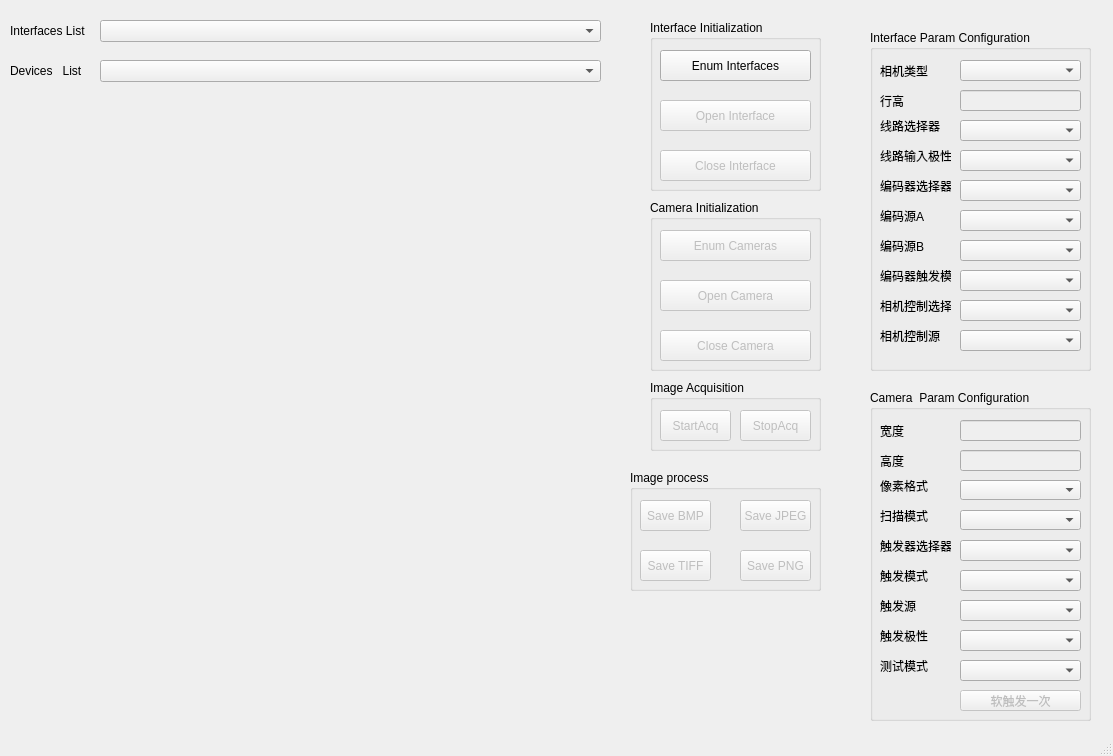
<?xml version="1.0" encoding="UTF-8"?>
<ui version="4.0">
 <class>MainWindow</class>
 <widget class="QMainWindow" name="MainWindow">
  <property name="geometry">
   <rect>
    <x>0</x>
    <y>0</y>
    <width>1113</width>
    <height>756</height>
   </rect>
  </property>
  <property name="windowTitle">
   <string>BasicDemoLineScan</string>
  </property>
  <widget class="QWidget" name="centralWidget">
   <widget class="QComboBox" name="ComboInterfaces">
    <property name="geometry">
     <rect>
      <x>100</x>
      <y>20</y>
      <width>501</width>
      <height>22</height>
     </rect>
    </property>
   </widget>
   <widget class="QWidget" name="widgetDisplay" native="true">
    <property name="geometry">
     <rect>
      <x>20</x>
      <y>110</y>
      <width>581</width>
      <height>551</height>
     </rect>
    </property>
   </widget>
   <widget class="QGroupBox" name="IntgroupBox">
    <property name="geometry">
     <rect>
      <x>650</x>
      <y>20</y>
      <width>171</width>
      <height>171</height>
     </rect>
    </property>
    <property name="title">
     <string>Interface Initialization</string>
    </property>
    <widget class="QPushButton" name="bnIntEnum">
     <property name="geometry">
      <rect>
       <x>10</x>
       <y>30</y>
       <width>151</width>
       <height>31</height>
      </rect>
     </property>
     <property name="text">
      <string>Enum Interfaces</string>
     </property>
    </widget>
    <widget class="QPushButton" name="bnIntOpen">
     <property name="enabled">
      <bool>false</bool>
     </property>
     <property name="geometry">
      <rect>
       <x>10</x>
       <y>80</y>
       <width>151</width>
       <height>31</height>
      </rect>
     </property>
     <property name="text">
      <string>Open Interface</string>
     </property>
    </widget>
    <widget class="QPushButton" name="bnIntClose">
     <property name="enabled">
      <bool>false</bool>
     </property>
     <property name="geometry">
      <rect>
       <x>10</x>
       <y>130</y>
       <width>151</width>
       <height>31</height>
      </rect>
     </property>
     <property name="text">
      <string>Close Interface</string>
     </property>
    </widget>
   </widget>
   <widget class="QGroupBox" name="CamgroupBox">
    <property name="geometry">
     <rect>
      <x>650</x>
      <y>200</y>
      <width>171</width>
      <height>171</height>
     </rect>
    </property>
    <property name="title">
     <string>Camera Initialization</string>
    </property>
    <widget class="QPushButton" name="bnCamEnum">
     <property name="enabled">
      <bool>false</bool>
     </property>
     <property name="geometry">
      <rect>
       <x>10</x>
       <y>30</y>
       <width>151</width>
       <height>31</height>
      </rect>
     </property>
     <property name="text">
      <string>Enum Cameras</string>
     </property>
    </widget>
    <widget class="QPushButton" name="bnCamOpen">
     <property name="enabled">
      <bool>false</bool>
     </property>
     <property name="geometry">
      <rect>
       <x>10</x>
       <y>80</y>
       <width>151</width>
       <height>31</height>
      </rect>
     </property>
     <property name="text">
      <string>Open Camera</string>
     </property>
    </widget>
    <widget class="QPushButton" name="bnCamClose">
     <property name="enabled">
      <bool>false</bool>
     </property>
     <property name="geometry">
      <rect>
       <x>10</x>
       <y>130</y>
       <width>151</width>
       <height>31</height>
      </rect>
     </property>
     <property name="text">
      <string>Close Camera</string>
     </property>
    </widget>
   </widget>
   <widget class="QGroupBox" name="ImggroupBox">
    <property name="enabled">
     <bool>true</bool>
    </property>
    <property name="geometry">
     <rect>
      <x>650</x>
      <y>380</y>
      <width>171</width>
      <height>71</height>
     </rect>
    </property>
    <property name="title">
     <string>Image Acquisition</string>
    </property>
    <widget class="QPushButton" name="bnStartGrabbing">
     <property name="enabled">
      <bool>false</bool>
     </property>
     <property name="geometry">
      <rect>
       <x>10</x>
       <y>30</y>
       <width>71</width>
       <height>31</height>
      </rect>
     </property>
     <property name="text">
      <string>StartAcq</string>
     </property>
    </widget>
    <widget class="QPushButton" name="bnStopGrabbing">
     <property name="enabled">
      <bool>false</bool>
     </property>
     <property name="geometry">
      <rect>
       <x>90</x>
       <y>30</y>
       <width>71</width>
       <height>31</height>
      </rect>
     </property>
     <property name="text">
      <string>StopAcq</string>
     </property>
    </widget>
   </widget>
   <widget class="QLabel" name="labelInterface">
    <property name="geometry">
     <rect>
      <x>10</x>
      <y>20</y>
      <width>91</width>
      <height>21</height>
     </rect>
    </property>
    <property name="text">
     <string>Interfaces List</string>
    </property>
   </widget>
   <widget class="QComboBox" name="ComboDevices">
    <property name="geometry">
     <rect>
      <x>100</x>
      <y>60</y>
      <width>501</width>
      <height>22</height>
     </rect>
    </property>
   </widget>
   <widget class="QLabel" name="labelDevice">
    <property name="geometry">
     <rect>
      <x>10</x>
      <y>60</y>
      <width>91</width>
      <height>21</height>
     </rect>
    </property>
    <property name="text">
     <string>Devices   List</string>
    </property>
   </widget>
   <widget class="QGroupBox" name="IFParamGroup">
    <property name="enabled">
     <bool>true</bool>
    </property>
    <property name="geometry">
     <rect>
      <x>870</x>
      <y>30</y>
      <width>221</width>
      <height>341</height>
     </rect>
    </property>
    <property name="title">
     <string>Interface Param Configuration</string>
    </property>
    <widget class="QLabel" name="lExposure">
     <property name="geometry">
      <rect>
       <x>10</x>
       <y>80</y>
       <width>61</width>
       <height>31</height>
      </rect>
     </property>
     <property name="text">
      <string>线路选择器</string>
     </property>
    </widget>
    <widget class="QLabel" name="lFrameRate">
     <property name="geometry">
      <rect>
       <x>10</x>
       <y>110</y>
       <width>71</width>
       <height>31</height>
      </rect>
     </property>
     <property name="text">
      <string>线路输入极性</string>
     </property>
    </widget>
    <widget class="QLineEdit" name="LHeight">
     <property name="enabled">
      <bool>false</bool>
     </property>
     <property name="geometry">
      <rect>
       <x>90</x>
       <y>60</y>
       <width>121</width>
       <height>21</height>
      </rect>
     </property>
    </widget>
    <widget class="QLabel" name="lFrameRate_3">
     <property name="geometry">
      <rect>
       <x>10</x>
       <y>200</y>
       <width>71</width>
       <height>31</height>
      </rect>
     </property>
     <property name="text">
      <string>编码源B</string>
     </property>
    </widget>
    <widget class="QLabel" name="lFrameRate_4">
     <property name="geometry">
      <rect>
       <x>10</x>
       <y>170</y>
       <width>71</width>
       <height>31</height>
      </rect>
     </property>
     <property name="text">
      <string>编码源A</string>
     </property>
    </widget>
    <widget class="QLabel" name="lFrameRate_5">
     <property name="geometry">
      <rect>
       <x>10</x>
       <y>140</y>
       <width>71</width>
       <height>31</height>
      </rect>
     </property>
     <property name="text">
      <string>编码器选择器</string>
     </property>
    </widget>
    <widget class="QComboBox" name="comboCamType">
     <property name="geometry">
      <rect>
       <x>90</x>
       <y>30</y>
       <width>121</width>
       <height>21</height>
      </rect>
     </property>
    </widget>
    <widget class="QLabel" name="lFrameRate_6">
     <property name="geometry">
      <rect>
       <x>10</x>
       <y>30</y>
       <width>71</width>
       <height>21</height>
      </rect>
     </property>
     <property name="text">
      <string>相机类型</string>
     </property>
    </widget>
    <widget class="QComboBox" name="comboLineSel">
     <property name="geometry">
      <rect>
       <x>90</x>
       <y>90</y>
       <width>121</width>
       <height>21</height>
      </rect>
     </property>
    </widget>
    <widget class="QLabel" name="lFrameRate_7">
     <property name="geometry">
      <rect>
       <x>10</x>
       <y>60</y>
       <width>71</width>
       <height>21</height>
      </rect>
     </property>
     <property name="text">
      <string>行高</string>
     </property>
    </widget>
    <widget class="QComboBox" name="comboLPolarity">
     <property name="geometry">
      <rect>
       <x>90</x>
       <y>120</y>
       <width>121</width>
       <height>21</height>
      </rect>
     </property>
    </widget>
    <widget class="QComboBox" name="comboEncoderSel">
     <property name="geometry">
      <rect>
       <x>90</x>
       <y>150</y>
       <width>121</width>
       <height>21</height>
      </rect>
     </property>
    </widget>
    <widget class="QComboBox" name="comboEncoderA">
     <property name="geometry">
      <rect>
       <x>90</x>
       <y>180</y>
       <width>121</width>
       <height>21</height>
      </rect>
     </property>
    </widget>
    <widget class="QComboBox" name="comboEncoderB">
     <property name="geometry">
      <rect>
       <x>90</x>
       <y>210</y>
       <width>121</width>
       <height>21</height>
      </rect>
     </property>
    </widget>
    <widget class="QComboBox" name="comboEnTrigger">
     <property name="geometry">
      <rect>
       <x>90</x>
       <y>240</y>
       <width>121</width>
       <height>21</height>
      </rect>
     </property>
    </widget>
    <widget class="QLabel" name="lFrameRate_15">
     <property name="geometry">
      <rect>
       <x>10</x>
       <y>230</y>
       <width>71</width>
       <height>31</height>
      </rect>
     </property>
     <property name="text">
      <string>编码器触发模式</string>
     </property>
    </widget>
    <widget class="QComboBox" name="comboCCSel">
     <property name="geometry">
      <rect>
       <x>90</x>
       <y>270</y>
       <width>121</width>
       <height>21</height>
      </rect>
     </property>
    </widget>
    <widget class="QComboBox" name="comboCCSource">
     <property name="geometry">
      <rect>
       <x>90</x>
       <y>300</y>
       <width>121</width>
       <height>21</height>
      </rect>
     </property>
    </widget>
    <widget class="QLabel" name="lFrameRate_16">
     <property name="geometry">
      <rect>
       <x>10</x>
       <y>260</y>
       <width>71</width>
       <height>31</height>
      </rect>
     </property>
     <property name="text">
      <string>相机控制选择</string>
     </property>
    </widget>
    <widget class="QLabel" name="lFrameRate_24">
     <property name="geometry">
      <rect>
       <x>10</x>
       <y>290</y>
       <width>71</width>
       <height>31</height>
      </rect>
     </property>
     <property name="text">
      <string>相机控制源</string>
     </property>
    </widget>
   </widget>
   <widget class="QGroupBox" name="ImggroupBox_3">
    <property name="enabled">
     <bool>true</bool>
    </property>
    <property name="geometry">
     <rect>
      <x>630</x>
      <y>470</y>
      <width>191</width>
      <height>121</height>
     </rect>
    </property>
    <property name="title">
     <string>Image process</string>
    </property>
    <widget class="QPushButton" name="bnBmpSave">
     <property name="enabled">
      <bool>false</bool>
     </property>
     <property name="geometry">
      <rect>
       <x>10</x>
       <y>30</y>
       <width>71</width>
       <height>31</height>
      </rect>
     </property>
     <property name="text">
      <string>Save BMP</string>
     </property>
    </widget>
    <widget class="QPushButton" name="bnTiffSave">
     <property name="enabled">
      <bool>false</bool>
     </property>
     <property name="geometry">
      <rect>
       <x>10</x>
       <y>80</y>
       <width>71</width>
       <height>31</height>
      </rect>
     </property>
     <property name="text">
      <string>Save TIFF</string>
     </property>
    </widget>
    <widget class="QPushButton" name="bnJpegSave">
     <property name="enabled">
      <bool>false</bool>
     </property>
     <property name="geometry">
      <rect>
       <x>110</x>
       <y>30</y>
       <width>71</width>
       <height>31</height>
      </rect>
     </property>
     <property name="text">
      <string>Save JPEG</string>
     </property>
    </widget>
    <widget class="QPushButton" name="bnPngSave">
     <property name="enabled">
      <bool>false</bool>
     </property>
     <property name="geometry">
      <rect>
       <x>110</x>
       <y>80</y>
       <width>71</width>
       <height>31</height>
      </rect>
     </property>
     <property name="text">
      <string>Save PNG</string>
     </property>
    </widget>
   </widget>
   <widget class="QGroupBox" name="ImggroupBox_4">
    <property name="enabled">
     <bool>true</bool>
    </property>
    <property name="geometry">
     <rect>
      <x>870</x>
      <y>390</y>
      <width>221</width>
      <height>331</height>
     </rect>
    </property>
    <property name="title">
     <string>Camera  Param Configuration</string>
    </property>
    <widget class="QLabel" name="lFrameRate_8">
     <property name="geometry">
      <rect>
       <x>10</x>
       <y>110</y>
       <width>71</width>
       <height>31</height>
      </rect>
     </property>
     <property name="text">
      <string>扫描模式</string>
     </property>
    </widget>
    <widget class="QLineEdit" name="LCamWidth">
     <property name="enabled">
      <bool>false</bool>
     </property>
     <property name="geometry">
      <rect>
       <x>90</x>
       <y>30</y>
       <width>121</width>
       <height>21</height>
      </rect>
     </property>
    </widget>
    <widget class="QLineEdit" name="LCamHeight">
     <property name="enabled">
      <bool>false</bool>
     </property>
     <property name="geometry">
      <rect>
       <x>90</x>
       <y>60</y>
       <width>121</width>
       <height>21</height>
      </rect>
     </property>
    </widget>
    <widget class="QLabel" name="lFrameRate_11">
     <property name="geometry">
      <rect>
       <x>10</x>
       <y>170</y>
       <width>71</width>
       <height>31</height>
      </rect>
     </property>
     <property name="text">
      <string>触发模式</string>
     </property>
    </widget>
    <widget class="QLabel" name="lFrameRate_12">
     <property name="geometry">
      <rect>
       <x>10</x>
       <y>140</y>
       <width>71</width>
       <height>31</height>
      </rect>
     </property>
     <property name="text">
      <string>触发器选择器</string>
     </property>
    </widget>
    <widget class="QComboBox" name="comboTriggerSel">
     <property name="geometry">
      <rect>
       <x>90</x>
       <y>150</y>
       <width>121</width>
       <height>21</height>
      </rect>
     </property>
    </widget>
    <widget class="QComboBox" name="comboPixelType">
     <property name="geometry">
      <rect>
       <x>90</x>
       <y>90</y>
       <width>121</width>
       <height>20</height>
      </rect>
     </property>
    </widget>
    <widget class="QLabel" name="lFrameRate_13">
     <property name="geometry">
      <rect>
       <x>10</x>
       <y>80</y>
       <width>71</width>
       <height>31</height>
      </rect>
     </property>
     <property name="text">
      <string>像素格式</string>
     </property>
    </widget>
    <widget class="QComboBox" name="comboScanMode">
     <property name="geometry">
      <rect>
       <x>90</x>
       <y>120</y>
       <width>121</width>
       <height>20</height>
      </rect>
     </property>
    </widget>
    <widget class="QLabel" name="lFrameRate_14">
     <property name="geometry">
      <rect>
       <x>10</x>
       <y>30</y>
       <width>71</width>
       <height>21</height>
      </rect>
     </property>
     <property name="text">
      <string>宽度</string>
     </property>
    </widget>
    <widget class="QLabel" name="lFrameRate_25">
     <property name="geometry">
      <rect>
       <x>10</x>
       <y>60</y>
       <width>71</width>
       <height>21</height>
      </rect>
     </property>
     <property name="text">
      <string>高度</string>
     </property>
    </widget>
    <widget class="QComboBox" name="comboTriggerMode">
     <property name="geometry">
      <rect>
       <x>90</x>
       <y>180</y>
       <width>121</width>
       <height>21</height>
      </rect>
     </property>
    </widget>
    <widget class="QComboBox" name="comboTriggerSource">
     <property name="geometry">
      <rect>
       <x>90</x>
       <y>210</y>
       <width>121</width>
       <height>21</height>
      </rect>
     </property>
    </widget>
    <widget class="QLabel" name="lFrameRate_26">
     <property name="geometry">
      <rect>
       <x>10</x>
       <y>200</y>
       <width>71</width>
       <height>31</height>
      </rect>
     </property>
     <property name="text">
      <string>触发源</string>
     </property>
    </widget>
    <widget class="QComboBox" name="comboTriggerActivation">
     <property name="geometry">
      <rect>
       <x>90</x>
       <y>240</y>
       <width>121</width>
       <height>21</height>
      </rect>
     </property>
    </widget>
    <widget class="QLabel" name="lFrameRate_27">
     <property name="geometry">
      <rect>
       <x>10</x>
       <y>230</y>
       <width>71</width>
       <height>31</height>
      </rect>
     </property>
     <property name="text">
      <string>触发极性</string>
     </property>
    </widget>
    <widget class="QPushButton" name="bnTriggerOnce">
     <property name="enabled">
      <bool>false</bool>
     </property>
     <property name="geometry">
      <rect>
       <x>90</x>
       <y>300</y>
       <width>121</width>
       <height>21</height>
      </rect>
     </property>
     <property name="text">
      <string>软触发一次</string>
     </property>
    </widget>
    <widget class="QComboBox" name="comboTestMode">
     <property name="geometry">
      <rect>
       <x>90</x>
       <y>270</y>
       <width>121</width>
       <height>21</height>
      </rect>
     </property>
    </widget>
    <widget class="QLabel" name="lFrameRate_28">
     <property name="geometry">
      <rect>
       <x>10</x>
       <y>260</y>
       <width>71</width>
       <height>31</height>
      </rect>
     </property>
     <property name="text">
      <string>测试模式</string>
     </property>
    </widget>
   </widget>
  </widget>
  <widget class="QStatusBar" name="statusBar"/>
 </widget>
 <layoutdefault spacing="6" margin="11"/>
 <tabstops>
  <tabstop>bnIntEnum</tabstop>
  <tabstop>ComboInterfaces</tabstop>
 </tabstops>
 <resources/>
 <connections/>
</ui>
